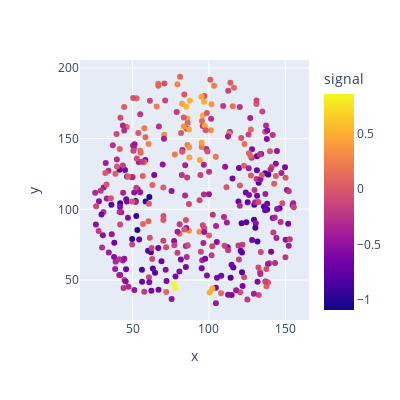
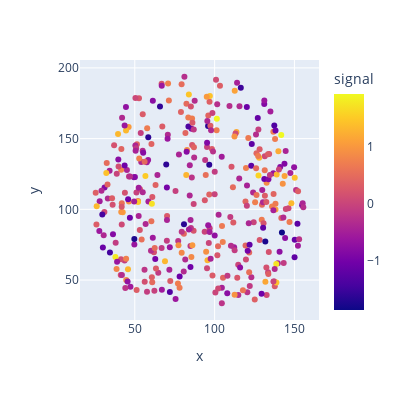
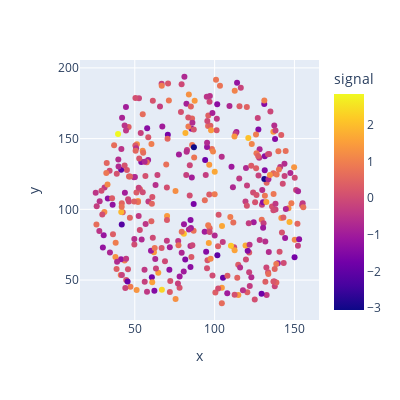

Source (notebook cell) for these figures, in order:
### Code cell


### Figure 1 — Plotly figure (JSON) as saved in the notebook; plotly's stock layout.template omitted (floating-point values rounded to 4 significant figures; data arrays with more than 128 entries replaced by an {"elided": "..."} marker saying what was removed)
{"data": [{"hovertemplate": "x=%{x}<br>y=%{y}<br>signal=%{marker.color}<extra></extra>", "legendgroup": "", "marker": {"color": {"elided": "360 float values"}, "coloraxis": "coloraxis", "size": 6, "symbol": "circle"}, "mode": "markers", "name": "", "orientation": "v", "showlegend": false, "type": "scatter", "x": {"elided": "360 float values"}, "xaxis": "x", "y": {"elided": "360 float values"}, "yaxis": "y"}], "layout": {"coloraxis": {"colorbar": {"title": {"text": "signal"}}, "colorscale": [[0, "#0d0887"], [0.1111, "#46039f"], [0.2222, "#7201a8"], [0.3333, "#9c179e"], [0.4444, "#bd3786"], [0.5556, "#d8576b"], [0.6667, "#ed7953"], [0.7778, "#fb9f3a"], [0.8889, "#fdca26"], [1, "#f0f921"]]}, "height": 400, "legend": {"tracegroupgap": 0}, "margin": {"t": 60}, "width": 400, "xaxis": {"anchor": "y", "domain": [0, 1], "title": {"text": "x"}}, "yaxis": {"anchor": "x", "domain": [0, 1], "title": {"text": "y"}}}}

### Figure 2 — Plotly figure (JSON) as saved in the notebook; plotly's stock layout.template omitted (floating-point values rounded to 4 significant figures; data arrays with more than 128 entries replaced by an {"elided": "..."} marker saying what was removed)
{"data": [{"hovertemplate": "x=%{x}<br>y=%{y}<br>signal=%{marker.color}<extra></extra>", "legendgroup": "", "marker": {"color": {"elided": "360 float values"}, "coloraxis": "coloraxis", "size": 6, "symbol": "circle"}, "mode": "markers", "name": "", "orientation": "v", "showlegend": false, "type": "scatter", "x": {"elided": "360 float values"}, "xaxis": "x", "y": {"elided": "360 float values"}, "yaxis": "y"}], "layout": {"coloraxis": {"colorbar": {"title": {"text": "signal"}}, "colorscale": [[0, "#0d0887"], [0.1111, "#46039f"], [0.2222, "#7201a8"], [0.3333, "#9c179e"], [0.4444, "#bd3786"], [0.5556, "#d8576b"], [0.6667, "#ed7953"], [0.7778, "#fb9f3a"], [0.8889, "#fdca26"], [1, "#f0f921"]]}, "height": 400, "legend": {"tracegroupgap": 0}, "margin": {"t": 60}, "width": 400, "xaxis": {"anchor": "y", "domain": [0, 1], "title": {"text": "x"}}, "yaxis": {"anchor": "x", "domain": [0, 1], "title": {"text": "y"}}}}

### Figure 3 — Plotly figure (JSON) as saved in the notebook; plotly's stock layout.template omitted (floating-point values rounded to 4 significant figures; data arrays with more than 128 entries replaced by an {"elided": "..."} marker saying what was removed)
{"data": [{"hovertemplate": "x=%{x}<br>y=%{y}<br>signal=%{marker.color}<extra></extra>", "legendgroup": "", "marker": {"color": {"elided": "360 float values"}, "coloraxis": "coloraxis", "size": 6, "symbol": "circle"}, "mode": "markers", "name": "", "orientation": "v", "showlegend": false, "type": "scatter", "x": {"elided": "360 float values"}, "xaxis": "x", "y": {"elided": "360 float values"}, "yaxis": "y"}], "layout": {"coloraxis": {"colorbar": {"title": {"text": "signal"}}, "colorscale": [[0, "#0d0887"], [0.1111, "#46039f"], [0.2222, "#7201a8"], [0.3333, "#9c179e"], [0.4444, "#bd3786"], [0.5556, "#d8576b"], [0.6667, "#ed7953"], [0.7778, "#fb9f3a"], [0.8889, "#fdca26"], [1, "#f0f921"]]}, "height": 400, "legend": {"tracegroupgap": 0}, "margin": {"t": 60}, "width": 400, "xaxis": {"anchor": "y", "domain": [0, 1], "title": {"text": "x"}}, "yaxis": {"anchor": "x", "domain": [0, 1], "title": {"text": "y"}}}}
